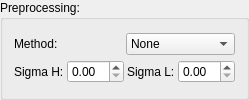
         <widget class="QGroupBox" name="groupBox_4">
          <property name="title">
           <string>Preprocessing:</string>
          </property>
          <layout class="QVBoxLayout" name="verticalLayout_6">
           <property name="spacing">
            <number>3</number>
           </property>
           <item>
            <layout class="QHBoxLayout" name="horizontalLayout_8">
             <item>
              <widget class="QLabel" name="label_9">
               <property name="text">
                <string>Method:</string>
               </property>
              </widget>
             </item>
             <item>
              <widget class="QComboBox" name="comboPrepMethod">
               <item>
                <property name="text">
                 <string>None</string>
                </property>
               </item>
               <item>
                <property name="text">
                 <string>Gaussian</string>
                </property>
               </item>
               <item>
                <property name="text">
                 <string>DoG</string>
                </property>
               </item>
               <item>
                <property name="text">
                 <string>Bilateral</string>
                </property>
               </item>
              </widget>
             </item>
            </layout>
           </item>
           <item>
            <layout class="QHBoxLayout" name="horizontalLayout_6">
             <item>
              <widget class="QLabel" name="labelPrepSigma1">
               <property name="text">
                <string>Sigma H:</string>
               </property>
              </widget>
             </item>
             <item>
              <widget class="QDoubleSpinBox" name="spinBoxPrepSigmaH">
               <property name="maximum">
                <double>32.000000000000000</double>
               </property>
               <property name="singleStep">
                <double>0.200000000000000</double>
               </property>
              </widget>
             </item>
             <item>
              <widget class="QLabel" name="labelPrepSigma2">
               <property name="text">
                <string>Sigma L:</string>
               </property>
              </widget>
             </item>
             <item>
              <widget class="QDoubleSpinBox" name="spinBoxPrepSigmaL">
               <property name="maximum">
                <double>32.000000000000000</double>
               </property>
               <property name="singleStep">
                <double>0.200000000000000</double>
               </property>
              </widget>
             </item>
            </layout>
           </item>
          </layout>
         </widget>
